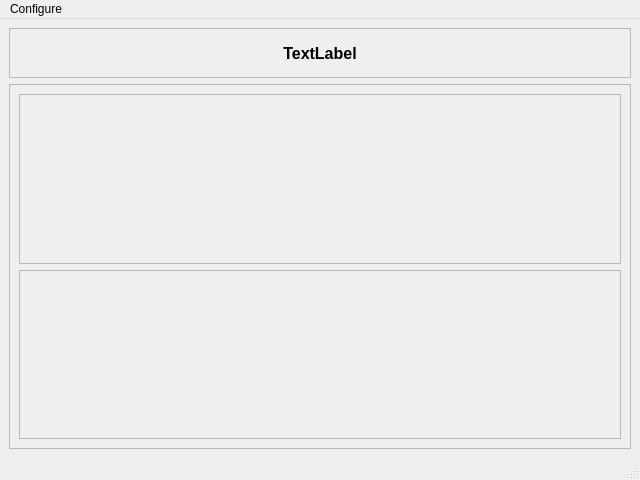
<?xml version="1.0" encoding="UTF-8"?>
<ui version="4.0">
 <class>MainWindow</class>
 <widget class="QMainWindow" name="MainWindow">
  <property name="geometry">
   <rect>
    <x>0</x>
    <y>0</y>
    <width>640</width>
    <height>480</height>
   </rect>
  </property>
  <property name="minimumSize">
   <size>
    <width>640</width>
    <height>480</height>
   </size>
  </property>
  <property name="windowTitle">
   <string>Party Installer</string>
  </property>
  <widget class="QWidget" name="centralwidget">
   <layout class="QVBoxLayout" name="verticalLayout_2">
    <item>
     <widget class="QFrame" name="headerFrame">
      <property name="minimumSize">
       <size>
        <width>0</width>
        <height>50</height>
       </size>
      </property>
      <property name="frameShape">
       <enum>QFrame::StyledPanel</enum>
      </property>
      <property name="frameShadow">
       <enum>QFrame::Raised</enum>
      </property>
      <layout class="QGridLayout" name="gridLayout">
       <item row="0" column="0">
        <widget class="QLabel" name="Info">
         <property name="minimumSize">
          <size>
           <width>0</width>
           <height>24</height>
          </size>
         </property>
         <property name="font">
          <font>
           <pointsize>12</pointsize>
           <weight>75</weight>
           <bold>true</bold>
           <stylestrategy>PreferDefault</stylestrategy>
          </font>
         </property>
         <property name="text">
          <string>TextLabel</string>
         </property>
         <property name="alignment">
          <set>Qt::AlignCenter</set>
         </property>
         <property name="textInteractionFlags">
          <set>Qt::NoTextInteraction</set>
         </property>
        </widget>
       </item>
      </layout>
     </widget>
    </item>
    <item>
     <layout class="QVBoxLayout" name="verticalLayout">
      <item>
       <widget class="QScrollArea" name="ContentView">
        <property name="widgetResizable">
         <bool>true</bool>
        </property>
        <widget class="QWidget" name="scrollAreaWidgetContents">
         <property name="geometry">
          <rect>
           <x>0</x>
           <y>0</y>
           <width>618</width>
           <height>358</height>
          </rect>
         </property>
         <layout class="QVBoxLayout" name="verticalLayout_4">
          <item>
           <widget class="QFrame" name="layoutframe">
            <property name="frameShape">
             <enum>QFrame::StyledPanel</enum>
            </property>
            <property name="frameShadow">
             <enum>QFrame::Raised</enum>
            </property>
            <layout class="QVBoxLayout" name="verticalLayout_3">
             <item>
              <layout class="QVBoxLayout" name="layout">
               <property name="spacing">
                <number>6</number>
               </property>
               <property name="topMargin">
                <number>0</number>
               </property>
              </layout>
             </item>
            </layout>
           </widget>
          </item>
          <item>
           <widget class="QFrame" name="layoutversionsframe">
            <property name="frameShape">
             <enum>QFrame::StyledPanel</enum>
            </property>
            <property name="frameShadow">
             <enum>QFrame::Raised</enum>
            </property>
            <layout class="QVBoxLayout" name="verticalLayout_5">
             <item>
              <layout class="QVBoxLayout" name="layoutversions"/>
             </item>
            </layout>
           </widget>
          </item>
         </layout>
        </widget>
       </widget>
      </item>
     </layout>
    </item>
   </layout>
  </widget>
  <widget class="QMenuBar" name="menubar">
   <property name="geometry">
    <rect>
     <x>0</x>
     <y>0</y>
     <width>640</width>
     <height>22</height>
    </rect>
   </property>
   <property name="toolTipDuration">
    <number>0</number>
   </property>
   <widget class="QMenu" name="menuConfigure">
    <property name="title">
     <string>Configure</string>
    </property>
    <addaction name="setFolder"/>
   </widget>
   <addaction name="menuConfigure"/>
  </widget>
  <widget class="QStatusBar" name="statusbar"/>
  <action name="setFolder">
   <property name="text">
    <string>Set Story Folder</string>
   </property>
   <property name="whatsThis">
    <string/>
   </property>
   <property name="shortcut">
    <string>Ctrl+O</string>
   </property>
  </action>
 </widget>
 <resources/>
 <connections/>
</ui>
